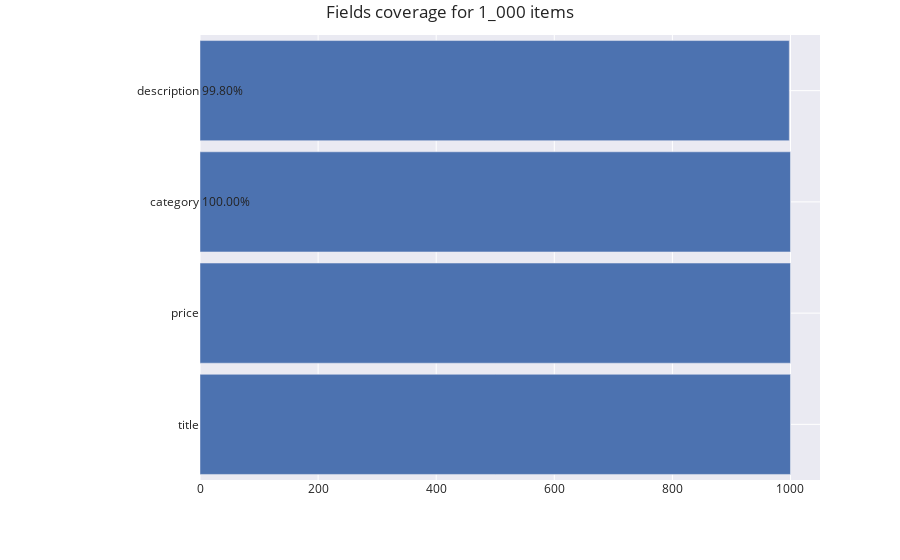

Notebook source saved alongside this figure:
### Code cell
a.report_all()

### Figure 1 — Plotly figure (JSON) as saved in the notebook; plotly's stock layout.template omitted (floating-point values rounded to 4 significant figures)
{"data": [{"orientation": "h", "type": "bar", "uid": "8f01e228-1aaa-4215-8da5-b3ee68ac5a80", "x": [1000, 1000, 1000, 998], "y": ["title", "price", "category", "description"]}], "layout": {"annotations": [{"showarrow": false, "text": "99.80%", "x": 0, "xref": "paper", "y": "description", "yref": "y"}, {"showarrow": false, "text": "100.00%", "x": 0, "xref": "paper", "y": "category", "yref": "y"}], "autosize": true, "bargap": 0.1, "hovermode": "y", "margin": {"l": 200, "t": 35}, "title": {"text": "Fields coverage for 1_000 items"}, "xaxis": {"range": [0, 1050], "type": "linear"}, "yaxis": {"autorange": true, "range": [-0.5, 3.5], "type": "category"}}}
